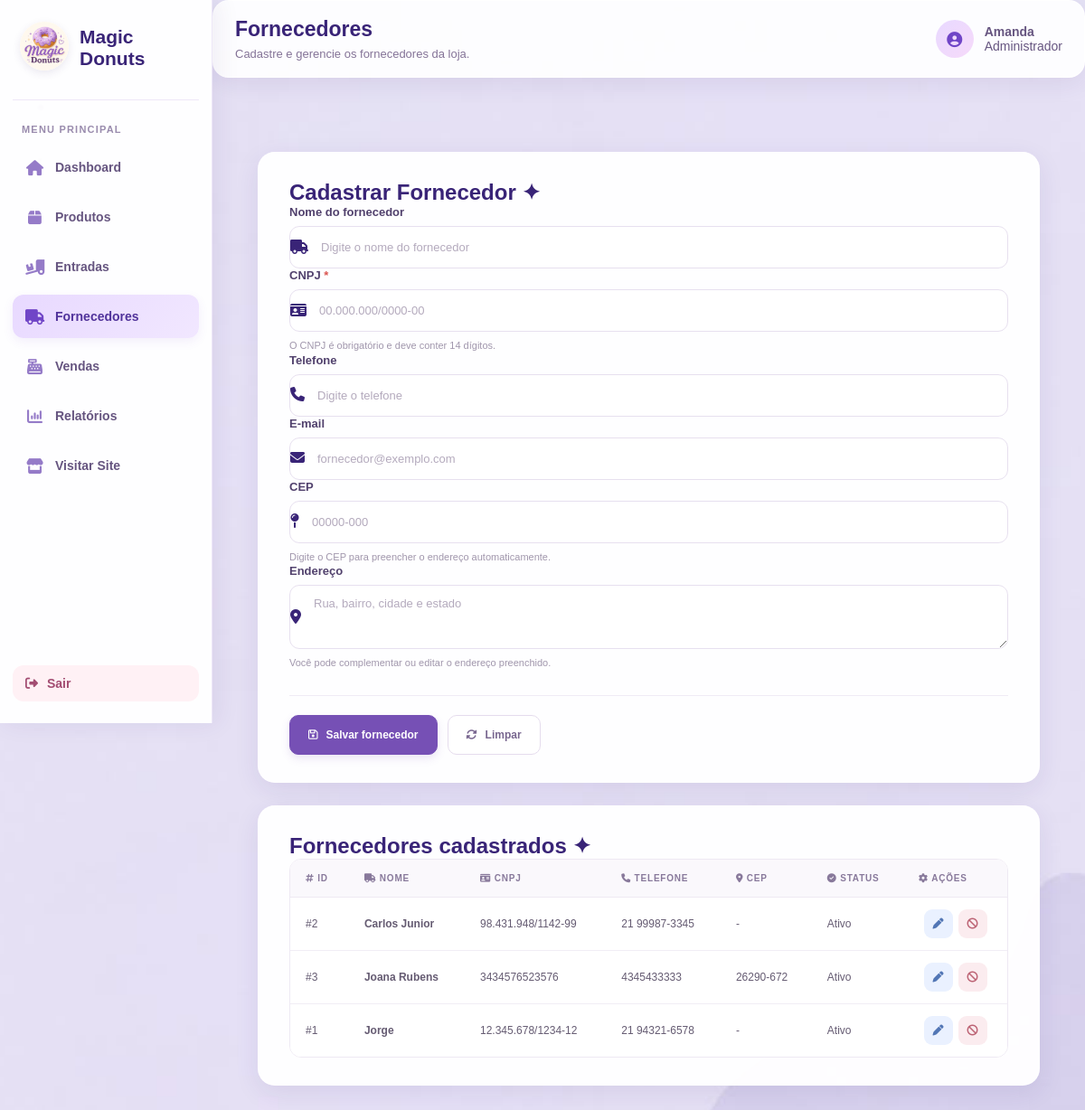
Page /magicdonuts/index.php?controller=fornecedor&action=index (signed in) on the committed database.
### tables this page shows
CREATE TABLE `fornecedor` (
  `id` int(11) NOT NULL,
  `nome` varchar(100) NOT NULL,
  `cnpj` varchar(20) NOT NULL,
  `telefone` varchar(20) DEFAULT NULL,
  `email` varchar(100) DEFAULT NULL,
  `endereco` varchar(255) DEFAULT NULL,
  `cep` varchar(9) DEFAULT NULL,
  `ativo` tinyint(1) NOT NULL DEFAULT 1
);

### magicdonuts/controllers/FornecedorController.php (called while the page is built, shortened)
<?php
require_once __DIR__ . '/../models/Fornecedor.php';
class FornecedorController
{
    public function index(): void
    {
        $fornecedorModel = new Fornecedor();
        $fornecedores = $fornecedorModel->listarTodos();
        $editar = null;
        require_once __DIR__ . '/../views/fornecedores.php';
    }
}

### magicdonuts/index.php (called while the page is built, shortened)
<?php
require_once __DIR__ . '/config/db.php';
$controller = $_GET['controller'] ?? 'auth';
$action = $_GET['action'] ?? 'form';
switch ($controller) {
    case 'fornecedor':
        require_once __DIR__ . '/controllers/FornecedorController.php';
        $c = new FornecedorController();
        break;
}
$c->$action();

### magicdonuts/config/db.php (called while the page is built)
<?php
class Database
{
private static $conn = null;
public static function getConnection()
{
    if (self::$conn === null) {
        try {
self::$conn = new PDO(
"mysql:host=localhost;dbname=magicdonuts;charset=utf8mb4",
"root",
"",
    [
    PDO::ATTR_ERRMODE => PDO::ERRMODE_EXCEPTION,
    PDO::ATTR_DEFAULT_FETCH_MODE => PDO::FETCH_ASSOC
    ]
);
} catch (PDOException $e) {
 die("Erro ao conectar ao banco de dados:" . $e->getMessage());
}
}
return self::$conn;
}
}

### magicdonuts/models/Fornecedor.php (called while the page is built, shortened)
<?php
require_once __DIR__ . '/../config/db.php';
class Fornecedor
{
    private PDO $conn;
    public function __construct()
    {
        $this->conn = Database::getConnection();
    }
    public function listarTodos(): array
    {
        $sql = "
            SELECT
                id,
                nome,
                cnpj,
                telefone,
                email,
                endereco,
                cep,
                ativo
            FROM fornecedor
            ORDER BY nome
        ";
        return $this->conn
            ->query($sql)
            ->fetchAll(PDO::FETCH_ASSOC);
    }
}

### magicdonuts/views/fornecedores.php (the view, shortened to what this page needs)
<?php
$fornecedores = $fornecedores ?? [];
$editar = $editar ?? null;
require_once __DIR__ . '/layout/inicio.php';
?>
<div class="produtos-main">
    <section class="produto-card">
        <div class="section-title">
            <h1>
                <?= $editar ? 'Editar Fornecedor' : 'Cadastrar Fornecedor' ?>
                <span class="title-sparkles">✦</span>
            </h1>
        </div>
        <form
            method="post"
            action="index.php?controller=fornecedor&action=salvar"
            class="produto-form"
        >
            <div class="produto-form-group">
                <label for="nome">Nome do fornecedor</label>
                <div class="produto-input-wrapper">
                    <div class="produto-input-icon">
                        <i class="fa-solid fa-truck"></i>
                    </div>
                    <input
                        class="produto-input"
                        id="nome"
                        type="text"
                        name="nome"
                        required
                        maxlength="100"
                        placeholder="Digite o nome do fornecedor"
                        value="<?= htmlspecialchars($editar['nome'] ?? '', ENT_QUOTES, 'UTF-8') ?>"
                    >
                </div>
            </div>
            <div class="produto-form-group">
                <label for="cnpj">CNPJ <span style="color: #d9534f;">*</span></label>
                <div class="produto-input-wrapper">
                    <div class="produto-input-icon">
                        <i class="fa-solid fa-id-card"></i>
                    </div>
                    <input
                        class="produto-input"
                        id="cnpj"
                        type="text"
                        name="cnpj"
                        required
                        maxlength="18"
                        inputmode="numeric"
                        placeholder="00.000.000/0000-00"
                        value="<?= htmlspecialchars($editar['cnpj'] ?? '', ENT_QUOTES, 'UTF-8') ?>"
                    >
                </div>
                <small class="produto-help">
                    O CNPJ é obrigatório e deve conter 14 dígitos.
                </small>
            </div>
            <div class="produto-form-group">
                <label for="telefone">Telefone</label>
                <div class="produto-input-wrapper">
                    <div class="produto-input-icon">
                        <i class="fa-solid fa-phone"></i>
                    </div>
                    <input
                        class="produto-input"
                        id="telefone"
                        type="text"
                        name="telefone"
                        maxlength="20"
                        placeholder="Digite o telefone"
                        value="<?= htmlspecialchars($editar['telefone'] ?? '', ENT_QUOTES, 'UTF-8') ?>"
                    >
                </div>
            </div>
            <div class="produto-form-group">
                <label for="email">E-mail</label>
                <div class="produto-input-wrapper">
                    <div class="produto-input-icon">
                        <i class="fa-solid fa-envelope"></i>
                    </div>
                    <input
                        class="produto-input"
                        id="email"
                        type="email"
                        name="email"
                        maxlength="100"
                        placeholder="fornecedor@exemplo.com"
                        value="<?= htmlspecialchars($editar['email'] ?? '', ENT_QUOTES, 'UTF-8') ?>"
                    >
                </div>
            </div>
            <div class="produto-form-group">
                <label for="cep">CEP</label>
                <div class="produto-input-wrapper">
                    <div class="produto-input-icon">
                        <i class="fa-solid fa-map-pin"></i>
                    </div>
                    <input
                        class="produto-input"
                        id="cep"
                        type="text"
                        name="cep"
                        maxlength="9"
                        inputmode="numeric"
                        autocomplete="postal-code"
                        placeholder="00000-000"
                        value="<?= htmlspecialchars($editar['cep'] ?? '', ENT_QUOTES, 'UTF-8') ?>"
                    >
                </div>
                <small id="cep-status" class="produto-help">
                    Digite o CEP para preencher o endereço automaticamente.
                </small>
            </div>
            <div class="produto-form-group">
                <label for="endereco">Endereço</label>
                <div class="produto-input-wrapper">
                    <div class="produto-input-icon">
                        <i class="fa-solid fa-location-dot"></i>
                    </div>
                    <textarea
                        class="produto-input"
                        id="endereco"
                        name="endereco"
                        rows="3"
                        placeholder="Rua, bairro, cidade e estado"
                    ><?= htmlspecialchars($editar['endereco'] ?? '', ENT_QUOTES, 'UTF-8') ?></textarea>
                </div>
                <small class="produto-help">
                    Você pode complementar ou editar o endereço preenchido.
                </small>
            </div>
            <div class="produto-actions">
                <button
                    class="produto-btn produto-btn-primary"
                    type="submit"
                >
                    <i class="fa-regular fa-floppy-disk"></i>
                    Salvar fornecedor
                </button>
                <a
                    class="produto-btn produto-btn-secondary"
                    href="index.php?controller=fornecedor&action=index"
                >
                    <i class="fa-solid fa-rotate"></i>
                    Limpar
                </a>
            </div>
        </form>
    </section>
    <section class="produto-card lista-produtos-card">
        <div class="section-title">
            <h2>
                Fornecedores cadastrados
                <span class="title-sparkles">✦</span>
            </h2>
        </div>
        <div class="table-wrapper">
            <table class="produtos-table">
                <thead>
                    <tr>
                        <th><i class="fa-solid fa-hashtag"></i> ID</th>
                        <th><i class="fa-solid fa-truck"></i> Nome</th>
                        <th><i class="fa-solid fa-id-card"></i> CNPJ</th>
                        <th><i class="fa-solid fa-phone"></i> Telefone</th>
                        <th><i class="fa-solid fa-location-dot"></i> CEP</th>
                        <th><i class="fa-solid fa-circle-check"></i> Status</th>
                        <th><i class="fa-solid fa-gear"></i> Ações</th>
                    </tr>
                </thead>
                <tbody>
                    <?php if (!empty($fornecedores)): ?>
                        <?php foreach ($fornecedores as $f): ?>
                            <tr>
                                <td>#<?= (int) $f['id'] ?></td>
                                <td>
                                    <strong>
                                        <?= htmlspecialchars($f['nome'], ENT_QUOTES, 'UTF-8') ?>
                                    </strong>
                                </td>
                                <td>
                                    <?= htmlspecialchars($f['cnpj'] ?? '-', ENT_QUOTES, 'UTF-8') ?>
                                </td>
                                <td>
                                    <?= htmlspecialchars($f['telefone'] ?? '-', ENT_QUOTES, 'UTF-8') ?>
                                </td>
                                <td>
                                    <?= htmlspecialchars($f['cep'] ?? '-', ENT_QUOTES, 'UTF-8') ?>
                                </td>
                                <td>
                                    <?php if ((int) ($f['ativo'] ?? 0) === 1): ?>
                                        <span class="tag ok">Ativo</span>
                                    <?php else: ?>
                                        <span class="tag off">Inativo</span>
                                    <?php endif; ?>
                                </td>
                                <td>
                                    <div class="produto-table-actions">
                                        <a
                                            class="table-btn table-btn-edit"
                                            href="index.php?controller=fornecedor&action=index&id=<?= (int) $f['id'] ?>"
                                            title="Editar fornecedor"
                                        >
                                            <i class="fa-solid fa-pen"></i>
                                        </a>
                                        <?php if ((int) ($f['ativo'] ?? 0) === 1): ?>
                                            <a
                                                class="table-btn table-btn-delete"
                                                href="index.php?controller=fornecedor&action=toggle&id=<?= (int) $f['id'] ?>&ativo=0"
                                                onclick="return confirm('Inativar este fornecedor?')"
                                                title="Inativar fornecedor"
                                            >
                                                <i class="fa-solid fa-ban"></i>
                                            </a>
                                        <?php endif; ?>
                                    </div>
                                </td>
                            </tr>
                        <?php endforeach; ?>
                    <?php endif; ?>
                </tbody>
            </table>
        </div>
    </section>
</div>
<?php require_once __DIR__ . '/layout/fim.php'; ?>

### rows in the picture
fornecedor: id "2", nome "Carlos Junior", cnpj "98.431.948/1142-99", telefone "21 99987-3345", cep "-", ativo "Ativo"
fornecedor: id "3", nome "Joana Rubens", cnpj "3434576523576", telefone "4345433333", cep "26290-672", ativo "Ativo"
fornecedor: id "1", nome "Jorge", cnpj "12.345.678/1234-12", telefone "21 94321-6578", cep "-", ativo "Ativo"

### other values in the picture
$item['titulo'] "Dashboard"
$item['titulo'] "Produtos"
$item['titulo'] "Entradas"
$item['titulo'] "Fornecedores"
$item['titulo'] "Vendas"
$item['titulo'] "Relatórios"
$item['titulo'] "Visitar Site"
$tituloPagina "Fornecedores"
$descricaoPagina "Cadastre e gerencie os fornecedores da loja."
$nomeUsuario "Amanda"
